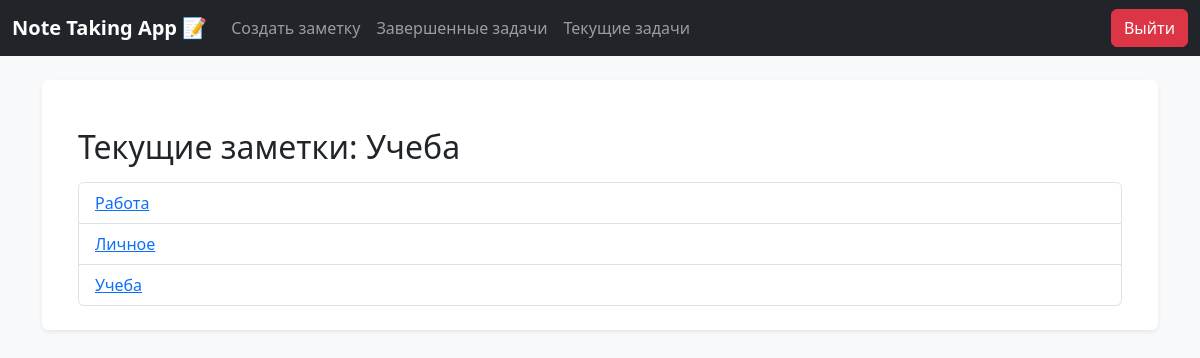
Screenshot of /category/study/ (signed in) with the database file from the repository.
### todo/models.py (models this page shows, shortened)
class Categories(models.Model):
    name = models.CharField(max_length=100, db_index=True, verbose_name='Наименование категории')
    slug = models.SlugField(max_length=255, unique=True, db_index=True)
    def __str__(self):
        return self.name

### todo/views.py (the view)
# urls.py: path('category/<slug:category_slug>/', views.category_name, name='category_name'),
@login_required
def category_name(request, category_slug):
    category = get_object_or_404(Categories, slug=category_slug)
    notes = Todo.objects.filter(category=category, user=request.user)
    data = {
        'tasks': category,
        'notes': notes,
        'cat_selected': category.pk,
    }
    return render(request, 'todo/currenttodo.html', data)

### todo/templatetags/custom_filters.py (called while the page is built)
@register.inclusion_tag('todo/categories.html')
def categories(cat_selected = 0):
    cats  = Categories.objects.all()
    return {"cats": cats, 'cat_selected':cat_selected}

### todo/templates/todo/currenttodo.html (shortened to what this page needs)
{% extends 'base.html' %}
{% load custom_filters %}
{% block content %}
<div class="container mt-4">
    <h2 class="mb-3">Текущие заметки: {{ tasks }}</h2>
<div class="categories-list"> {% categories cat_selected %}</div>
</div>
{% endblock %}

### todo/templates/todo/categories.html
<ul class="list-group">
    {% for cat in cats %}
        <li class="list-group-item {% if cat.pk == cat_selected %}{% endif %}">
            <a href="{% url 'category_name' cat.slug %}">
                {{ cat.name }}
            </a>
        </li>
    {% endfor %}
</ul>

### todo/static/todo/css/style.css (style rules this page uses)
body { font-family: Arial, sans-serif; background-color: #f8f9fa; }
.container { max-width: 800px; }

### rows the page displays
Categories: name "Учеба"
Categories: name "Работа"
Categories: name "Личное"
